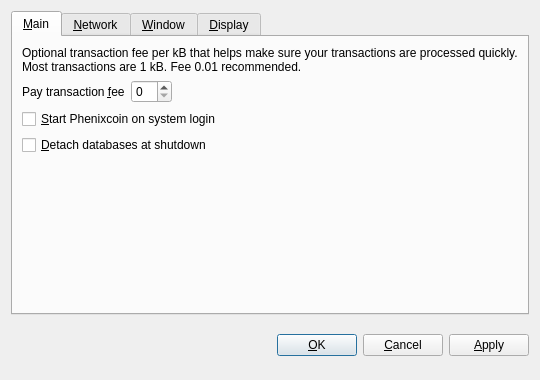
<?xml version="1.0" encoding="UTF-8"?>
<ui version="4.0">
 <class>OptionsDialog</class>
 <widget class="QDialog" name="OptionsDialog">
  <property name="geometry">
   <rect>
    <x>0</x>
    <y>0</y>
    <width>540</width>
    <height>380</height>
   </rect>
  </property>
  <property name="windowTitle">
   <string>Options</string>
  </property>
  <property name="modal">
   <bool>true</bool>
  </property>
  <layout class="QVBoxLayout" name="verticalLayout">
   <item>
    <widget class="QTabWidget" name="tabWidget">
     <property name="tabPosition">
      <enum>QTabWidget::North</enum>
     </property>
     <property name="currentIndex">
      <number>0</number>
     </property>
     <widget class="QWidget" name="tabMain">
      <attribute name="title">
       <string>&amp;Main</string>
      </attribute>
      <layout class="QVBoxLayout" name="verticalLayout_Main">
       <item>
        <widget class="QLabel" name="transactionFeeInfoLabel">
         <property name="text">
          <string>Optional transaction fee per kB that helps make sure your transactions are processed quickly. Most transactions are 1 kB. Fee 0.01 recommended.</string>
         </property>
         <property name="textFormat">
          <enum>Qt::PlainText</enum>
         </property>
         <property name="wordWrap">
          <bool>true</bool>
         </property>
        </widget>
       </item>
       <item>
        <layout class="QHBoxLayout" name="horizontalLayout_Main">
         <item>
          <widget class="QLabel" name="transactionFeeLabel">
           <property name="text">
            <string>Pay transaction &amp;fee</string>
           </property>
           <property name="textFormat">
            <enum>Qt::PlainText</enum>
           </property>
           <property name="buddy">
            <cstring>transactionFee</cstring>
           </property>
          </widget>
         </item>
         <item>
          <widget class="BitcoinAmountField" name="transactionFee"/>
         </item>
         <item>
          <spacer name="horizontalSpacer_Main">
           <property name="orientation">
            <enum>Qt::Horizontal</enum>
           </property>
           <property name="sizeHint" stdset="0">
            <size>
             <width>40</width>
             <height>20</height>
            </size>
           </property>
          </spacer>
         </item>
        </layout>
       </item>
       <item>
        <widget class="QCheckBox" name="bitcoinAtStartup">
         <property name="toolTip">
          <string>Automatically start Phenixcoin after logging in to the system.</string>
         </property>
         <property name="text">
          <string>&amp;Start Phenixcoin on system login</string>
         </property>
        </widget>
       </item>
       <item>
        <widget class="QCheckBox" name="detachDatabases">
         <property name="toolTip">
          <string>Detach block and address databases at shutdown. This means they can be moved to another data directory, but it slows down shutdown. The wallet is always detached.</string>
         </property>
         <property name="text">
          <string>&amp;Detach databases at shutdown</string>
         </property>
        </widget>
       </item>
       <item>
        <spacer name="verticalSpacer_Main">
         <property name="orientation">
          <enum>Qt::Vertical</enum>
         </property>
         <property name="sizeHint" stdset="0">
          <size>
           <width>20</width>
           <height>40</height>
          </size>
         </property>
        </spacer>
       </item>
      </layout>
     </widget>
     <widget class="QWidget" name="tabNetwork">
      <attribute name="title">
       <string>&amp;Network</string>
      </attribute>
      <layout class="QVBoxLayout" name="verticalLayout_Network">
       <item>
        <widget class="QCheckBox" name="mapPortUpnp">
         <property name="toolTip">
          <string>Automatically open the Litecoin client port on the router. This only works when your router supports UPnP and it is enabled.</string>
         </property>
         <property name="text">
          <string>Map port using &amp;UPnP</string>
         </property>
        </widget>
       </item>
       <item>
        <widget class="QCheckBox" name="connectSocks">
         <property name="toolTip">
          <string>Connect to the Litecoin network through a SOCKS proxy (e.g. when connecting through Tor).</string>
         </property>
         <property name="text">
          <string>&amp;Connect through SOCKS proxy:</string>
         </property>
        </widget>
       </item>
       <item>
        <layout class="QHBoxLayout" name="horizontalLayout_Network">
         <item>
          <widget class="QLabel" name="proxyIpLabel">
           <property name="text">
            <string>Proxy &amp;IP:</string>
           </property>
           <property name="textFormat">
            <enum>Qt::PlainText</enum>
           </property>
           <property name="buddy">
            <cstring>proxyIp</cstring>
           </property>
          </widget>
         </item>
         <item>
          <widget class="QValidatedLineEdit" name="proxyIp">
           <property name="maximumSize">
            <size>
             <width>140</width>
             <height>16777215</height>
            </size>
           </property>
           <property name="toolTip">
            <string>IP address of the proxy (e.g. 127.0.0.1)</string>
           </property>
          </widget>
         </item>
         <item>
          <widget class="QLabel" name="proxyPortLabel">
           <property name="text">
            <string>&amp;Port:</string>
           </property>
           <property name="textFormat">
            <enum>Qt::PlainText</enum>
           </property>
           <property name="buddy">
            <cstring>proxyPort</cstring>
           </property>
          </widget>
         </item>
         <item>
          <widget class="QLineEdit" name="proxyPort">
           <property name="maximumSize">
            <size>
             <width>55</width>
             <height>16777215</height>
            </size>
           </property>
           <property name="toolTip">
            <string>Port of the proxy (e.g. 9050)</string>
           </property>
          </widget>
         </item>
         <item>
          <widget class="QLabel" name="socksVersionLabel">
           <property name="text">
            <string>SOCKS &amp;Version:</string>
           </property>
           <property name="textFormat">
            <enum>Qt::PlainText</enum>
           </property>
           <property name="buddy">
            <cstring>socksVersion</cstring>
           </property>
          </widget>
         </item>
         <item>
          <widget class="QValueComboBox" name="socksVersion">
           <property name="toolTip">
            <string>SOCKS version of the proxy (e.g. 5)</string>
           </property>
          </widget>
         </item>
         <item>
          <spacer name="horizontalSpacer_Network">
           <property name="orientation">
            <enum>Qt::Horizontal</enum>
           </property>
           <property name="sizeHint" stdset="0">
            <size>
             <width>40</width>
             <height>20</height>
            </size>
           </property>
          </spacer>
         </item>
        </layout>
       </item>
       <item>
        <spacer name="verticalSpacer_Network">
         <property name="orientation">
          <enum>Qt::Vertical</enum>
         </property>
         <property name="sizeHint" stdset="0">
          <size>
           <width>20</width>
           <height>40</height>
          </size>
         </property>
        </spacer>
       </item>
      </layout>
     </widget>
     <widget class="QWidget" name="tabWindow">
      <attribute name="title">
       <string>&amp;Window</string>
      </attribute>
      <layout class="QVBoxLayout" name="verticalLayout_Window">
       <item>
        <widget class="QCheckBox" name="minimizeToTray">
         <property name="toolTip">
          <string>Show only a tray icon after minimizing the window.</string>
         </property>
         <property name="text">
          <string>&amp;Minimize to the tray instead of the taskbar</string>
         </property>
        </widget>
       </item>
       <item>
        <widget class="QCheckBox" name="minimizeOnClose">
         <property name="toolTip">
          <string>Minimize instead of exit the application when the window is closed. When this option is enabled, the application will be closed only after selecting Quit in the menu.</string>
         </property>
         <property name="text">
          <string>M&amp;inimize on close</string>
         </property>
        </widget>
       </item>
       <item>
        <spacer name="verticalSpacer_Window">
         <property name="orientation">
          <enum>Qt::Vertical</enum>
         </property>
         <property name="sizeHint" stdset="0">
          <size>
           <width>20</width>
           <height>40</height>
          </size>
         </property>
        </spacer>
       </item>
      </layout>
     </widget>
     <widget class="QWidget" name="tabDisplay">
      <attribute name="title">
       <string>&amp;Display</string>
      </attribute>
      <layout class="QVBoxLayout" name="verticalLayout_Display">
       <item>
        <layout class="QHBoxLayout" name="horizontalLayout_1_Display">
         <item>
          <widget class="QLabel" name="langLabel">
           <property name="text">
            <string>User Interface &amp;language:</string>
           </property>
           <property name="textFormat">
            <enum>Qt::PlainText</enum>
           </property>
           <property name="buddy">
            <cstring>lang</cstring>
           </property>
          </widget>
         </item>
         <item>
          <widget class="QValueComboBox" name="lang">
           <property name="toolTip">
            <string>The user interface language can be set here. This setting will take effect after restarting Litecoin.</string>
           </property>
          </widget>
         </item>
        </layout>
       </item>
       <item>
        <layout class="QHBoxLayout" name="horizontalLayout_2_Display">
         <item>
          <widget class="QLabel" name="unitLabel">
           <property name="text">
            <string>&amp;Unit to show amounts in:</string>
           </property>
           <property name="textFormat">
            <enum>Qt::PlainText</enum>
           </property>
           <property name="buddy">
            <cstring>unit</cstring>
           </property>
          </widget>
         </item>
         <item>
          <widget class="QValueComboBox" name="unit">
           <property name="toolTip">
            <string>Choose the default subdivision unit to show in the interface and when sending coins.</string>
           </property>
          </widget>
         </item>
        </layout>
       </item>
       <item>
        <widget class="QCheckBox" name="displayAddresses">
         <property name="toolTip">
          <string>Whether to show Litecoin addresses in the transaction list or not.</string>
         </property>
         <property name="text">
          <string>&amp;Display addresses in transaction list</string>
         </property>
        </widget>
       </item>
       <item>
        <spacer name="verticalSpacer_Display">
         <property name="orientation">
          <enum>Qt::Vertical</enum>
         </property>
         <property name="sizeHint" stdset="0">
          <size>
           <width>20</width>
           <height>40</height>
          </size>
         </property>
        </spacer>
       </item>
      </layout>
     </widget>
    </widget>
   </item>
   <item>
    <layout class="QHBoxLayout" name="horizontalLayout_Buttons">
     <item>
      <spacer name="horizontalSpacer_1">
       <property name="orientation">
        <enum>Qt::Horizontal</enum>
       </property>
       <property name="sizeHint" stdset="0">
        <size>
         <width>40</width>
         <height>48</height>
        </size>
       </property>
      </spacer>
     </item>
     <item>
      <widget class="QLabel" name="statusLabel">
       <property name="font">
        <font>
         <weight>75</weight>
         <bold>true</bold>
        </font>
       </property>
       <property name="text">
        <string/>
       </property>
       <property name="textFormat">
        <enum>Qt::PlainText</enum>
       </property>
       <property name="wordWrap">
        <bool>true</bool>
       </property>
      </widget>
     </item>
     <item>
      <spacer name="horizontalSpacer_2">
       <property name="orientation">
        <enum>Qt::Horizontal</enum>
       </property>
       <property name="sizeHint" stdset="0">
        <size>
         <width>40</width>
         <height>48</height>
        </size>
       </property>
      </spacer>
     </item>
     <item>
      <widget class="QPushButton" name="okButton">
       <property name="text">
        <string>&amp;OK</string>
       </property>
      </widget>
     </item>
     <item>
      <widget class="QPushButton" name="cancelButton">
       <property name="text">
        <string>&amp;Cancel</string>
       </property>
       <property name="autoDefault">
        <bool>false</bool>
       </property>
      </widget>
     </item>
     <item>
      <widget class="QPushButton" name="applyButton">
       <property name="text">
        <string>&amp;Apply</string>
       </property>
       <property name="autoDefault">
        <bool>false</bool>
       </property>
       <property name="default">
        <bool>false</bool>
       </property>
       <property name="flat">
        <bool>false</bool>
       </property>
      </widget>
     </item>
    </layout>
   </item>
  </layout>
 </widget>
 <customwidgets>
  <customwidget>
   <class>BitcoinAmountField</class>
   <extends>QSpinBox</extends>
   <header>bitcoinamountfield.h</header>
  </customwidget>
  <customwidget>
   <class>QValueComboBox</class>
   <extends>QComboBox</extends>
   <header>qvaluecombobox.h</header>
  </customwidget>
  <customwidget>
   <class>QValidatedLineEdit</class>
   <extends>QLineEdit</extends>
   <header>qvalidatedlineedit.h</header>
  </customwidget>
 </customwidgets>
 <resources/>
 <connections/>
</ui>
